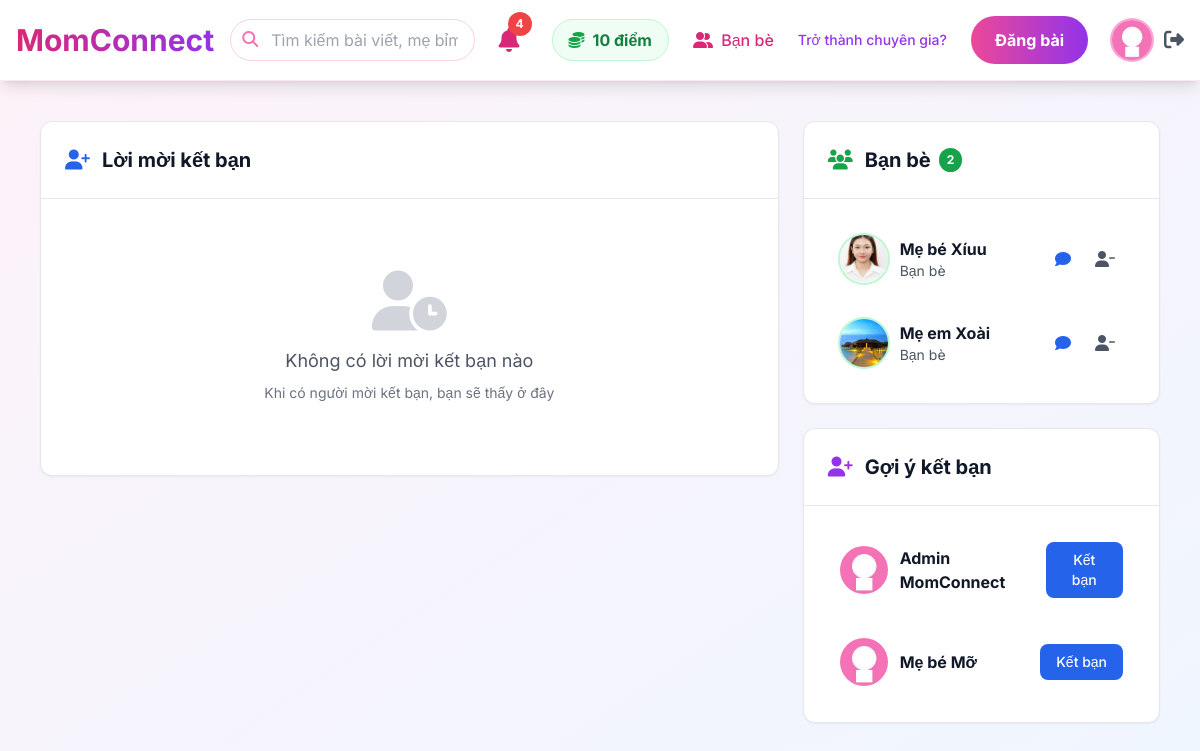
Screenshot of /friends (signed in) with the database file from the repository.
### models.py (models this page shows, shortened)
class User(UserMixin, db.Model):
    id = db.Column(db.Integer, primary_key=True)
    name = db.Column(db.String(100), nullable=False)
    email = db.Column(db.String(100), unique=True, nullable=False)
    password = db.Column(db.String(200), nullable=False)
    avatar = db.Column(db.String(200), default='default.jpg')
    bio = db.Column(db.Text)
    children_count = db.Column(db.Integer, default=0)
    children_ages = db.Column(db.String(100))
    points = db.Column(db.Integer, default=0)
    role = db.Column(db.String(20), default='user')
    is_active = db.Column(db.Boolean, default=True)
    is_verified_expert = db.Column(db.Boolean, default=False)
    expert_request = db.Column(db.Text)
    expert_category = db.Column(db.String(50))
    created_at = db.Column(db.DateTime, default=datetime.utcnow)
    posts = db.relationship('Post', foreign_keys='Post.user_id', backref='author', lazy='dynamic')
    comments = db.relationship('Comment', backref='author', lazy='dynamic')
    expert_requests = db.relationship('ExpertRequest', backref='user', lazy='dynamic')
    @property
    def friends(self):
        friendships = Friendship.query.filter(
            (Friendship.user1_id == self.id) | (Friendship.user2_id == self.id)
        ).all()
        friend_ids = []
        for friendship in friendships:
            if friendship.user1_id == self.id:
                friend_ids.append(friendship.user2_id)
            else:
                friend_ids.append(friendship.user1_id)
        return User.query.filter(User.id.in_(friend_ids)).all()
    def get_pending_friend_requests(self):
        return FriendRequest.query.filter_by(
            receiver_id=self.id,
            status='pending'
        ).order_by(FriendRequest.created_at.desc()).all()
    def get_sent_friend_requests(self):
        return FriendRequest.query.filter_by(
            sender_id=self.id,
            status='pending'
        ).order_by(FriendRequest.created_at.desc()).all()

### app.py (the view)
@app.route('/friends')
@login_required
def friends():
    friends_list = current_user.friends
    pending_requests = current_user.get_pending_friend_requests()
    sent_requests = current_user.get_sent_friend_requests()
    friend_ids = [f.id for f in friends_list] + [current_user.id]
    pending_sender_ids = [req.sender_id for req in pending_requests]
    pending_receiver_ids = [req.receiver_id for req in sent_requests]
    excluded_ids = friend_ids + pending_sender_ids + pending_receiver_ids
    suggested_users = User.query.filter(
        ~User.id.in_(excluded_ids)
    ).order_by(func.random()).limit(10).all()
    return render_template(
        'friends.html',
        friends=friends_list,
        pending_requests=pending_requests,
        sent_requests=sent_requests,
        suggested_users=suggested_users
    )

### app.py (called while the page is built)
@login_manager.user_loader
def load_user(id):
    return User.query.get(int(id))

### templates/friends.html (shortened to what this page needs)
{% extends "base.html" %}
{% block content %}
<div class="max-w-6xl mx-auto p-4">
    <div class="grid grid-cols-1 lg:grid-cols-3 gap-6">
        <div class="lg:col-span-2 space-y-6">
            <div class="bg-white rounded-xl shadow-sm border border-gray-200">
                <div class="p-6 border-b border-gray-200">
                    <h3 class="text-xl font-bold text-gray-900 flex items-center">
                        <i class="fas fa-user-plus text-blue-600 mr-3"></i>
                        Lời mời kết bạn
                    </h3>
                </div>
                <div class="p-6">
                    {% if pending_requests %}
                    <div class="space-y-4">
                        {% for request in pending_requests %}
                        <div class="flex items-center justify-between p-4 bg-gray-50 rounded-xl hover:bg-gray-100 transition">
                            <div class="flex items-center gap-4">
                                <img src="{{ url_for('static', filename=request.sender.avatar or 'images/default-avatar.png') }}"
                                     class="w-16 h-16 rounded-full object-cover ring-2 ring-gray-200">
                                <div>
                                    <h4 class="font-bold text-gray-900 text-lg">{{ request.sender.name }}</h4>
                                    <p class="text-sm text-gray-600">
                                        <i class="far fa-clock mr-1"></i>
                                        {{ request.created_at.strftime('%d/%m/%Y') }}
                                    </p>
                                    {% if request.sender.bio %}
                                    <p class="text-sm text-gray-700 mt-1 line-clamp-2">{{ request.sender.bio }}</p>
                                    {% endif %}
                                </div>
                            </div>
                            <div class="flex gap-2">
                                <form action="{{ url_for('accept_friend_request', request_id=request.id) }}"
                                      method="post" class="inline">
                                    <button type="submit"
                                            class="px-6 py-3 bg-blue-600 text-white rounded-lg font-medium hover:bg-blue-700 transition flex items-center gap-2">
                                        <i class="fas fa-check"></i>
                                        Chấp nhận
                                    </button>
                                </form>
                                <form action="{{ url_for('reject_friend_request', request_id=request.id) }}"
                                      method="post" class="inline">
                                    <button type="submit"
                                            class="px-6 py-3 bg-gray-200 text-gray-700 rounded-lg font-medium hover:bg-gray-300 transition">
                                        Từ chối
                                    </button>
                                </form>
                            </div>
                        </div>
                        {% endfor %}
                    </div>
                    {% else %}
                    <div class="text-center py-12">
                        <i class="fas fa-user-clock text-6xl text-gray-300 mb-4"></i>
                        <p class="text-gray-600 text-lg">Không có lời mời kết bạn nào</p>
                        <p class="text-gray-500 text-sm mt-2">Khi có người mời kết bạn, bạn sẽ thấy ở đây</p>
                    </div>
                    {% endif %}
                </div>
            </div>
        </div>
        <div class="space-y-6">
            <div class="bg-white rounded-xl shadow-sm border border-gray-200">
                <div class="p-6 border-b border-gray-200">
                    <h3 class="text-xl font-bold text-gray-900 flex items-center">
                        <i class="fas fa-users text-green-600 mr-3"></i>
                        Bạn bè
                        <span class="ml-2 bg-green-600 text-white text-xs px-2 py-1 rounded-full">
                            {{ friends|length }}
                        </span>
                    </h3>
                </div>
                <div class="p-6">
                    {% if friends %}
                    <div class="space-y-3 max-h-96 overflow-y-auto">
                        {% for friend in friends %}
                        <div class="flex items-center justify-between p-3 hover:bg-gray-50 rounded-lg transition">
                            <div class="flex items-center gap-3">
                                <img src="{{ url_for('static', filename=friend.avatar or 'images/default-avatar.png') }}"
                                     class="w-12 h-12 rounded-full object-cover ring-2 ring-green-200">
                                <div>
                                    <h4 class="font-bold text-gray-900">{{ friend.name }}</h4>
                                    <p class="text-sm text-gray-600">Bạn bè</p>
                                </div>
                            </div>
                            <div class="flex gap-2">
                                <a href="{{ url_for('chat', user_id=friend.id) }}"
                                   class="p-2 text-blue-600 hover:bg-blue-50 rounded-lg transition" title="Nhắn tin">
                                    <i class="fas fa-comment"></i>
                                </a>
                                <form action="{{ url_for('unfriend', user_id=friend.id) }}"
                                      method="post" class="inline">
                                    <button type="submit"
                                            class="p-2 text-gray-600 hover:bg-gray-100 rounded-lg transition"
                                            title="Hủy kết bạn"
                                            onclick="return confirm('Bạn có chắc muốn hủy kết bạn với {{ friend.name }}?')">
                                        <i class="fas fa-user-minus"></i>
                                    </button>
                                </form>
                            </div>
                        </div>
                        {% endfor %}
                    </div>
                    {% else %}
                    <div class="text-center py-8">
                        <i class="fas fa-user-friends text-6xl text-gray-300 mb-4"></i>
                        <p class="text-gray-600">Chưa có bạn bè</p>
                        <p class="text-gray-500 text-sm mt-2">Hãy gửi lời mời kết bạn để kết nối!</p>
                    </div>
                    {% endif %}
                </div>
            </div>
            {% if suggested_users %}
            <div class="bg-white rounded-xl shadow-sm border border-gray-200">
                <div class="p-6 border-b border-gray-200">
                    <h3 class="text-xl font-bold text-gray-900 flex items-center">
                        <i class="fas fa-user-plus text-purple-600 mr-3"></i>
                        Gợi ý kết bạn
                    </h3>
                </div>
                <div class="p-6">
                    <div class="space-y-4">
                        {% for user in suggested_users %}
                        <div class="flex items-center justify-between p-3 hover:bg-gray-50 rounded-lg transition">
                            <div class="flex items-center gap-3">
                                <img src="{{ url_for('static', filename=user.avatar or 'images/default-avatar.png') }}"
                                     class="w-12 h-12 rounded-full object-cover">
                                <div>
                                    <h4 class="font-bold text-gray-900">{{ user.name }}</h4>
                                </div>
                            </div>
                            <form action="{{ url_for('send_friend_request', user_id=user.id) }}"
                                  method="post" class="inline">
                                <button type="submit"
                                        class="px-4 py-2 bg-blue-600 text-white rounded-lg text-sm font-medium hover:bg-blue-700 transition">
                                    Kết bạn
                                </button>
                            </form>
                        </div>
                        {% endfor %}
                    </div>
                </div>
            </div>
            {% endif %}
        </div>
    </div>
</div>
{% endblock %}

### templates/base.html (shortened to what this page needs)
<!DOCTYPE html>
<html lang="vi">
<head>
    <script src="https://cdn.tailwindcss.com"></script>
    <link href="https://cdnjs.cloudflare.com/ajax/libs/font-awesome/6.5.0/css/all.min.css" rel="stylesheet">
</head>
<body class="bg-gradient-to-br from-pink-50 to-blue-50 min-h-screen">
    <nav class="bg-white shadow-lg p-4 sticky top-0 z-50 border-b border-pink-100">
        <div class="max-w-7xl mx-auto flex justify-between items-center">
            <a href="{{ url_for('home') }}"
                class="text-3xl font-bold bg-gradient-to-r from-pink-600 to-purple-600 bg-clip-text text-transparent">
            </a>
            <form action="{{ url_for('search') }}" method="get" class="flex-1 max-w-md mx-4">
                <div class="relative">
                    <input type="text" name="q" placeholder="Tìm kiếm bài viết, mẹ bỉm..."
                        class="w-full pl-10 pr-4 py-2 border border-pink-200 rounded-full focus:outline-none focus:ring-2 focus:ring-pink-400 transition">
                    <i class="fas fa-search absolute left-3 top-3 text-pink-400"></i>
                </div>
            </form>
            <div class="flex items-center space-x-6">
                {% if current_user.is_authenticated %}
                <div class="relative">
                    <button onclick="toggleNotif()" class="relative p-2 hover:bg-gray-100 rounded-full transition">
                        <i class="fas fa-bell text-2xl text-pink-600"></i>
                        <span id="notif-count"
                            class="absolute -top-1 -right-1 bg-red-500 text-white text-xs font-bold rounded-full w-6 h-6 flex items-center justify-center badge-pulse hidden">
                        </span>
                    </button>
                </div>
                <div class="flex items-center gap-2 bg-green-50 px-4 py-2 rounded-full border border-green-200">
                    <i class="fas fa-coins text-green-600"></i>
                    <span class="text-green-700 font-bold">{{ current_user.points }} điểm</span>
                </div>
                <a href="{{ url_for('friends') }}" class="text-pink-600 hover:text-pink-700 font-medium">
                    <i class="fas fa-user-friends mr-1"></i> Bạn bè
                </a>
                {% if current_user.role == 'admin' %}
                <a href="{{ url_for('admin_dashboard') }}"
                    class="bg-gradient-to-r from-red-600 to-pink-600 text-white px-6 py-3 rounded-full font-bold hover:shadow-xl transition flex items-center gap-2 shadow-lg">
                    <i class="fas fa-crown"></i> Quản trị viên
                </a>
                {% elif current_user.is_verified_expert %}
                <span
                    class="bg-gradient-to-r from-purple-500 to-blue-600 text-white px-4 py-2 rounded-full text-xs font-bold flex items-center gap-1">
                    <i class="fas fa-stethoscope"></i> Chuyên gia
                </span>
                {% else %}
                <a href="{{ url_for('expert_request') }}" class="text-purple-600 hover:underline text-sm font-medium">
                    Trở thành chuyên gia?
                </a>
                {% endif %}
                <a href="{{ url_for('create_post') }}"
                    class="bg-gradient-to-r from-pink-500 to-purple-600 text-white px-6 py-3 rounded-full font-bold hover:shadow-lg transition">
                    Đăng bài
                </a>
                <div class="flex items-center gap-3">
                    <img src="{{ url_for('static', filename=current_user.avatar or 'images/default-avatar.png') }}"
                        class="w-10 h-10 rounded-full object-cover ring-2 ring-pink-300">
                    <a href="{{ url_for('logout') }}" class="text-gray-600 hover:text-red-600">
                        <i class="fas fa-sign-out-alt text-xl"></i>
                    </a>
                </div>
                {% else %}
                <a href="{{ url_for('login') }}" class="text-pink-600 font-bold">Đăng nhập</a>
                <a href="{{ url_for('register') }}"
                    class="bg-gradient-to-r from-pink-500 to-purple-600 text-white px-6 py-3 rounded-full font-bold">Đăng
                    ký</a>
                {% endif %}
            </div>
        </div>
    </nav>
    <div class="max-w-7xl mx-auto p-6">
        {% block content %}{% endblock %}
    </div>
</body>
</html>

### templates/base.html (style rules this page uses)
body { font-family: 'Inter', sans-serif; }
.badge-pulse { animation: pulse 2s infinite; }

### rows the page displays
User: points "10", avatar (placeholder picture)
User: avatar (picture), name "Mẹ bé Xíuu"
User: avatar (picture), name "Mẹ em Xoài"
User: avatar (placeholder picture), name "Admin MomConnect"
User: avatar (placeholder picture), name "Mẹ bé Mỡ"

### other values shown
{{ friends|length }} "2"
